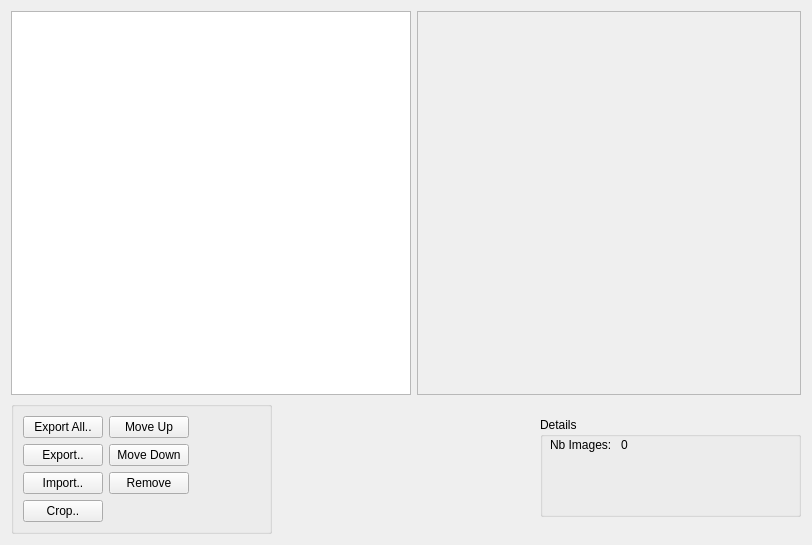
       <widget class="QWidget" name="tabImages">
        <attribute name="title">
         <string>Images</string>
        </attribute>
        <layout class="QVBoxLayout" name="verticalLayout">
         <item>
          <layout class="QHBoxLayout" name="horizontalLayout_14">
           <item>
            <widget class="QTableView" name="tblviewImages">
             <property name="sizePolicy">
              <sizepolicy hsizetype="MinimumExpanding" vsizetype="MinimumExpanding">
               <horstretch>0</horstretch>
               <verstretch>0</verstretch>
              </sizepolicy>
             </property>
             <property name="minimumSize">
              <size>
               <width>400</width>
               <height>0</height>
              </size>
             </property>
             <property name="dragEnabled">
              <bool>true</bool>
             </property>
             <property name="dragDropOverwriteMode">
              <bool>false</bool>
             </property>
             <property name="dragDropMode">
              <enum>QAbstractItemView::InternalMove</enum>
             </property>
             <property name="defaultDropAction">
              <enum>Qt::MoveAction</enum>
             </property>
             <property name="alternatingRowColors">
              <bool>true</bool>
             </property>
             <property name="selectionBehavior">
              <enum>QAbstractItemView::SelectRows</enum>
             </property>
             <property name="cornerButtonEnabled">
              <bool>false</bool>
             </property>
             <attribute name="horizontalHeaderStretchLastSection">
              <bool>true</bool>
             </attribute>
             <attribute name="verticalHeaderStretchLastSection">
              <bool>true</bool>
             </attribute>
            </widget>
           </item>
           <item>
            <widget class="QLabel" name="lbl_imgpreview">
             <property name="sizePolicy">
              <sizepolicy hsizetype="Expanding" vsizetype="Expanding">
               <horstretch>1</horstretch>
               <verstretch>1</verstretch>
              </sizepolicy>
             </property>
             <property name="minimumSize">
              <size>
               <width>384</width>
               <height>384</height>
              </size>
             </property>
             <property name="frameShape">
              <enum>QFrame::StyledPanel</enum>
             </property>
             <property name="frameShadow">
              <enum>QFrame::Sunken</enum>
             </property>
             <property name="text">
              <string/>
             </property>
             <property name="alignment">
              <set>Qt::AlignCenter</set>
             </property>
            </widget>
           </item>
          </layout>
         </item>
         <item>
          <layout class="QHBoxLayout" name="horizontalLayout_7">
           <property name="sizeConstraint">
            <enum>QLayout::SetMinimumSize</enum>
           </property>
           <item>
            <widget class="QGroupBox" name="groupBox_7">
             <property name="sizePolicy">
              <sizepolicy hsizetype="MinimumExpanding" vsizetype="Fixed">
               <horstretch>0</horstretch>
               <verstretch>0</verstretch>
              </sizepolicy>
             </property>
             <property name="title">
              <string/>
             </property>
             <layout class="QFormLayout" name="formLayout_4">
              <item row="0" column="0">
               <widget class="QPushButton" name="btnImagesExportAll">
                <property name="text">
                 <string>Export All..</string>
                </property>
               </widget>
              </item>
              <item row="0" column="1">
               <widget class="QPushButton" name="btnImagesMoveUp">
                <property name="sizePolicy">
                 <sizepolicy hsizetype="Fixed" vsizetype="Fixed">
                  <horstretch>0</horstretch>
                  <verstretch>0</verstretch>
                 </sizepolicy>
                </property>
                <property name="text">
                 <string>Move Up</string>
                </property>
               </widget>
              </item>
              <item row="1" column="1">
               <widget class="QPushButton" name="btnImagesMoveDown">
                <property name="sizePolicy">
                 <sizepolicy hsizetype="Fixed" vsizetype="Fixed">
                  <horstretch>0</horstretch>
                  <verstretch>0</verstretch>
                 </sizepolicy>
                </property>
                <property name="text">
                 <string>Move Down</string>
                </property>
               </widget>
              </item>
              <item row="2" column="1">
               <widget class="QPushButton" name="btnImagesRemove">
                <property name="sizePolicy">
                 <sizepolicy hsizetype="Fixed" vsizetype="Fixed">
                  <horstretch>0</horstretch>
                  <verstretch>0</verstretch>
                 </sizepolicy>
                </property>
                <property name="text">
                 <string>Remove</string>
                </property>
               </widget>
              </item>
              <item row="1" column="0">
               <widget class="QPushButton" name="btnImagesExport">
                <property name="text">
                 <string>Export..</string>
                </property>
               </widget>
              </item>
              <item row="2" column="0">
               <widget class="QPushButton" name="btnImagesImport">
                <property name="text">
                 <string>Import..</string>
                </property>
               </widget>
              </item>
              <item row="3" column="0">
               <widget class="QPushButton" name="btnImageCrop">
                <property name="text">
                 <string>Crop..</string>
                </property>
               </widget>
              </item>
             </layout>
            </widget>
           </item>
           <item>
            <spacer name="horizontalSpacer_2">
             <property name="orientation">
              <enum>Qt::Horizontal</enum>
             </property>
             <property name="sizeType">
              <enum>QSizePolicy::MinimumExpanding</enum>
             </property>
             <property name="sizeHint" stdset="0">
              <size>
               <width>40</width>
               <height>20</height>
              </size>
             </property>
            </spacer>
           </item>
           <item>
            <widget class="QGroupBox" name="groupBox_8">
             <property name="sizePolicy">
              <sizepolicy hsizetype="MinimumExpanding" vsizetype="Fixed">
               <horstretch>0</horstretch>
               <verstretch>0</verstretch>
              </sizepolicy>
             </property>
             <property name="minimumSize">
              <size>
               <width>120</width>
               <height>100</height>
              </size>
             </property>
             <property name="title">
              <string>Details</string>
             </property>
             <widget class="QWidget" name="layoutWidget">
              <property name="geometry">
               <rect>
                <x>10</x>
                <y>20</y>
                <width>111</width>
                <height>16</height>
               </rect>
              </property>
              <layout class="QHBoxLayout" name="horizontalLayout_6">
               <item>
                <widget class="QLabel" name="label_17">
                 <property name="text">
                  <string>Nb Images: </string>
                 </property>
                </widget>
               </item>
               <item>
                <widget class="QLabel" name="lblNbImages">
                 <property name="text">
                  <string>0</string>
                 </property>
                </widget>
               </item>
              </layout>
             </widget>
            </widget>
           </item>
          </layout>
         </item>
        </layout>
       </widget>
